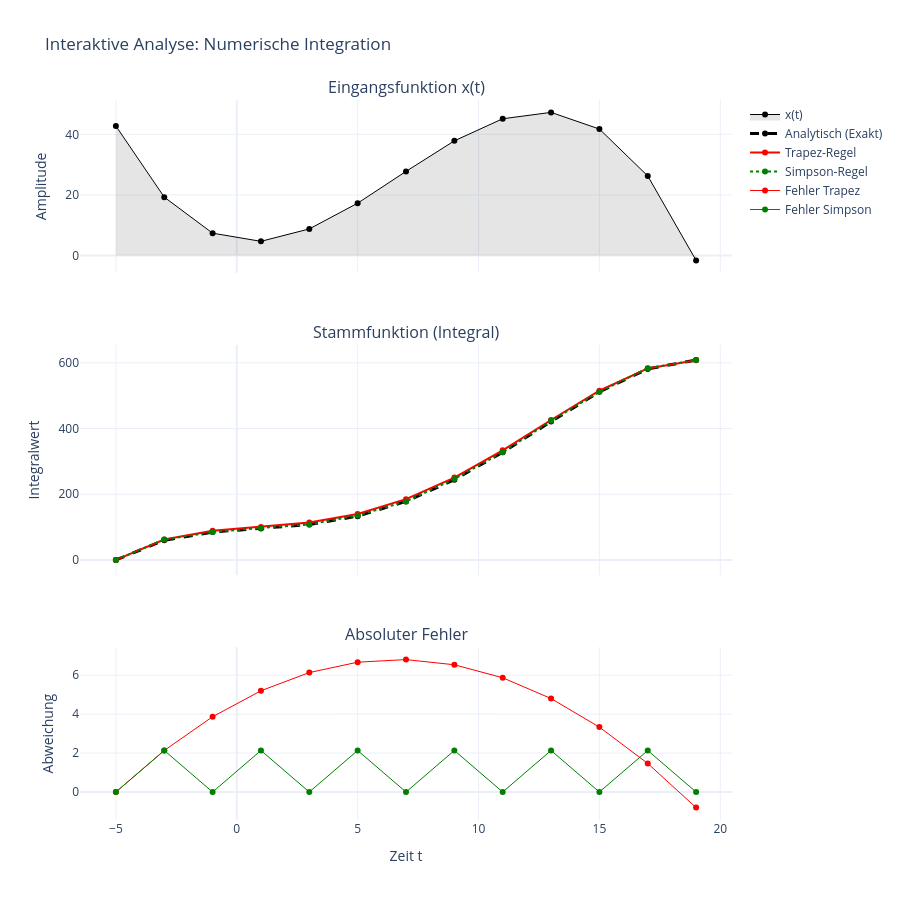

Here is the notebook cell this chart was saved with:
### Code cell
import plotly.graph_objects as go
from plotly.subplots import make_subplots

# --- 1. Vorbereitung der analytischen Kurve über die Zeit ---
# Wir brauchen die analytische Lösung für JEDEN Zeitschritt t, 
# nicht nur für die Grenzen, um den Fehler zu plotten.
F_t = 5*t - 0.65*t**2 + (1/3)*t**3 - 0.0125*t**4

# Wichtig: Die numerische Integration startet bei 0.
# Die analytische Stammfunktion hat bei t=-5 einen Wert. 
# Wir müssen diesen Startwert abziehen, damit beide bei 0 starten.
F_t_normalized = F_t - F_t[0]

# --- 2. Berechnung des Fehlers über die Zeit ---
error_trapez_curve = (int_trapez - F_t_normalized)
error_simpson_curve = (int_simpson - F_t_normalized)

# Daten-Sampling (damit der Browser nicht abstürzt bei Millionen Punkten)
# Wir nehmen z.B. nur jeden 100. Punkt für die Grafik. 
# Das reicht für das Auge völlig aus, erhält aber die Form.
step = 100 if len(t) > 10000 else 1 

t_plot = t[::step]

# Subplots erstellen (3 Zeilen, geteilte X-Achse)
fig = make_subplots(
    rows=3, cols=1,
    shared_xaxes=True,
    vertical_spacing=0.1,
    subplot_titles=("Eingangsfunktion x(t)", "Stammfunktion (Integral)", "Absoluter Fehler"),
    row_heights=[0.3, 0.4, 0.3]
)

# --- 1. Eingangsfunktion ---
fig.add_trace(
    go.Scatter(
        x=t_plot,
        y=x[::step],
        name="x(t)", 
        line=dict(color='black', width=1),
        fill='tozeroy',
        fillcolor='rgba(0,0,0,0.1)'
    ), row=1, col=1
)

# --- 2. Integral-Vergleich ---
fig.add_trace(
    go.Scatter(
        x=t_plot,
        y=F_t_normalized[::step],
        name="Analytisch (Exakt)",
        line=dict(color='black', width=3, dash='dash')
    ), row=2, col=1
)
fig.add_trace(
    go.Scatter(
        x=t_plot,
        y=int_trapez[::step],
        name="Trapez-Regel",
        line=dict(color='red', width=2)
    ), row=2, col=1
)
if SPLIT:
    fig.add_trace(
        go.Scatter(
            x=t_plot[::2],
            y=(int_simpson[::step])[::2],
            name="Simpson-Regel Gerade",
            line=dict(color='green', width=2, dash='dot')
        ), row=2, col=1
    )
    fig.add_trace(
        go.Scatter(
            x=t_plot[1::2],
            y=(int_simpson[::step])[1::2],
            name="Simpson-Regel Ungerade",
            line=dict(color='blue', width=2, dash='dot')
        ), row=2, col=1
    )
else:
    fig.add_trace(
        go.Scatter(
            x=t_plot,
            y=int_simpson[::step],
            name="Simpson-Regel",
            line=dict(color='green', width=2, dash='dot')
        ), row=2, col=1
    )

# --- 3. Fehler-Verlauf ---
fig.add_trace(
    go.Scatter(
        x=t_plot,
        y=error_trapez_curve[::step],
        name="Fehler Trapez",
        line=dict(color='red', width=1)
    ), row=3, col=1
)
if SPLIT:
    fig.add_trace(
        go.Scatter(
            x=t_plot[::2],
            y=(error_simpson_curve[::step])[::2],
            name="Fehler Simpson Gerade",
            line=dict(color='green', width=1)
        ), row=3, col=1
    )
    fig.add_trace(
        go.Scatter(
            x=t_plot[1::2],
            y=(error_simpson_curve[::step])[1::2],
            name="Fehler Simpson Ungerade",
            line=dict(color='blue', width=1)
        ), row=3, col=1
    )
else:
    fig.add_trace(
        go.Scatter(
            x=t_plot,
            y=error_simpson_curve[::step],
            name="Fehler Simpson",
            line=dict(color='green', width=1)
        ), row=3, col=1
    )

# Layout aufhübschen
fig.update_layout(
    title_text="Interaktive Analyse: Numerische Integration",
    height=900,
    hovermode="x unified",
    template="plotly_white"
)

# Achsenbeschriftungen
fig.update_yaxes(title_text="Amplitude", row=1, col=1)
fig.update_yaxes(title_text="Integralwert", row=2, col=1)
fig.update_yaxes(title_text="Abweichung", row=3, col=1)
fig.update_xaxes(title_text="Zeit t", row=3, col=1)

fig.show()

### Figure 1 — Plotly figure (JSON) as saved in the notebook; plotly's stock layout.template omitted (floating-point values rounded to 4 significant figures)
{"data": [{"fill": "tozeroy", "fillcolor": "rgba(0,0,0,0.1)", "line": {"color": "black", "width": 1}, "name": "x(t)", "type": "scatter", "x": [-5.0, -3.0, -1.0, 1.0, 3.0, 5.0, 7.0, 9.0, 11.0, 13.0, 15.0, 17.0, 19.0], "xaxis": "x", "y": [42.75, 19.25, 7.35, 4.65, 8.75, 17.25, 27.75, 37.85, 45.15, 47.25, 41.75, 26.25, -1.65], "yaxis": "y"}, {"line": {"color": "black", "dash": "dash", "width": 3}, "name": "Analytisch (Exakt)", "type": "scatter", "x": [-5.0, -3.0, -1.0, 1.0, 3.0, 5.0, 7.0, 9.0, 11.0, 13.0, 15.0, 17.0, 19.0], "xaxis": "x2", "y": [0.0, 59.87, 84.73, 95.4, 107.9, 133.3, 178.2, 244.1, 327.7, 421.2, 511.7, 581.5, 608.4], "yaxis": "y2"}, {"line": {"color": "red", "width": 2}, "name": "Trapez-Regel", "type": "scatter", "x": [-5.0, -3.0, -1.0, 1.0, 3.0, 5.0, 7.0, 9.0, 11.0, 13.0, 15.0, 17.0, 19.0], "xaxis": "x2", "y": [0.0, 62.0, 88.6, 100.6, 114.0, 140.0, 185.0, 250.6, 333.6, 426.0, 515.0, 583.0, 607.6], "yaxis": "y2"}, {"line": {"color": "green", "dash": "dot", "width": 2}, "name": "Simpson-Regel", "type": "scatter", "x": [-5.0, -3.0, -1.0, 1.0, 3.0, 5.0, 7.0, 9.0, 11.0, 13.0, 15.0, 17.0, 19.0], "xaxis": "x2", "y": [0.0, 62.0, 84.73, 97.53, 107.9, 135.5, 178.2, 246.2, 327.7, 423.3, 511.7, 583.7, 608.4], "yaxis": "y2"}, {"line": {"color": "red", "width": 1}, "name": "Fehler Trapez", "type": "scatter", "x": [-5.0, -3.0, -1.0, 1.0, 3.0, 5.0, 7.0, 9.0, 11.0, 13.0, 15.0, 17.0, 19.0], "xaxis": "x3", "y": [0.0, 2.133, 3.867, 5.2, 6.133, 6.667, 6.8, 6.533, 5.867, 4.8, 3.333, 1.467, -0.8], "yaxis": "y3"}, {"line": {"color": "green", "width": 1}, "name": "Fehler Simpson", "type": "scatter", "x": [-5.0, -3.0, -1.0, 1.0, 3.0, 5.0, 7.0, 9.0, 11.0, 13.0, 15.0, 17.0, 19.0], "xaxis": "x3", "y": [0.0, 2.133, 0.0, 2.133, -1.421e-14, 2.133, 0.0, 2.133, 0.0, 2.133, 0.0, 2.133, 3.411e-13], "yaxis": "y3"}], "layout": {"annotations": [{"font": {"size": 16}, "showarrow": false, "text": "Eingangsfunktion x(t)", "x": 0.5, "xanchor": "center", "xref": "paper", "y": 1, "yanchor": "bottom", "yref": "paper"}, {"font": {"size": 16}, "showarrow": false, "text": "Stammfunktion (Integral)", "x": 0.5, "xanchor": "center", "xref": "paper", "y": 0.66, "yanchor": "bottom", "yref": "paper"}, {"font": {"size": 16}, "showarrow": false, "text": "Absoluter Fehler", "x": 0.5, "xanchor": "center", "xref": "paper", "y": 0.24, "yanchor": "bottom", "yref": "paper"}], "height": 900, "hovermode": "x unified", "title": {"text": "Interaktive Analyse: Numerische Integration"}, "xaxis": {"anchor": "y", "domain": [0, 1], "matches": "x3", "showticklabels": false}, "xaxis2": {"anchor": "y2", "domain": [0, 1], "matches": "x3", "showticklabels": false}, "xaxis3": {"anchor": "y3", "domain": [0, 1], "title": {"text": "Zeit t"}}, "yaxis": {"anchor": "x", "domain": [0.76, 1], "title": {"text": "Amplitude"}}, "yaxis2": {"anchor": "x2", "domain": [0.34, 0.66], "title": {"text": "Integralwert"}}, "yaxis3": {"anchor": "x3", "domain": [0, 0.24], "title": {"text": "Abweichung"}}}}
